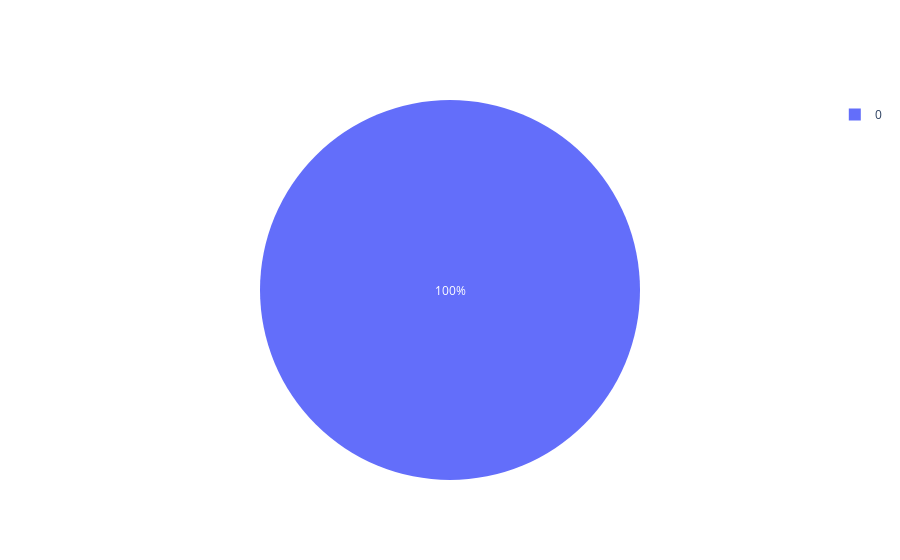

Here is the notebook cell this chart was saved with:
### Code cell
## int columns
price_data_type_int_group = price_data_type_int.groupby("Null_Percentage").count().reset_index()
plot_pie_chart(price_data_type_int_group,"Null_Percentage","Null_Count")
price_data_type_int

### Figure 1 — Plotly figure (JSON) as saved in the notebook; plotly's stock layout.template omitted (floating-point values rounded to 4 significant figures)
{"data": [{"labels": [0], "type": "pie", "values": [34]}], "layout": {}}
